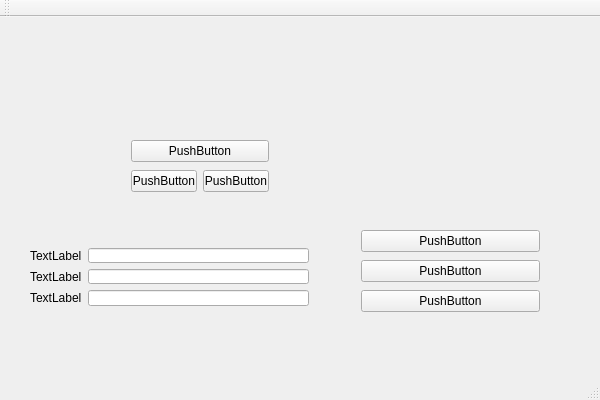
<?xml version="1.0" encoding="UTF-8"?>
<ui version="4.0">
 <class>QWidgetsClass</class>
 <widget class="QMainWindow" name="QWidgetsClass">
  <property name="geometry">
   <rect>
    <x>0</x>
    <y>0</y>
    <width>600</width>
    <height>400</height>
   </rect>
  </property>
  <property name="windowTitle">
   <string>QWidgets</string>
  </property>
  <widget class="QWidget" name="centralWidget">
   <widget class="QWidget" name="verticalLayoutWidget">
    <property name="geometry">
     <rect>
      <x>350</x>
      <y>200</y>
      <width>201</width>
      <height>111</height>
     </rect>
    </property>
    <layout class="QVBoxLayout" name="verticalLayout">
     <property name="sizeConstraint">
      <enum>QLayout::SetDefaultConstraint</enum>
     </property>
     <item>
      <widget class="QPushButton" name="pushButton">
       <property name="text">
        <string>PushButton</string>
       </property>
      </widget>
     </item>
     <item>
      <widget class="QPushButton" name="pushButton_2">
       <property name="text">
        <string>PushButton</string>
       </property>
      </widget>
     </item>
     <item>
      <widget class="QPushButton" name="pushButton_3">
       <property name="text">
        <string>PushButton</string>
       </property>
      </widget>
     </item>
    </layout>
   </widget>
   <widget class="QWidget" name="formLayoutWidget">
    <property name="geometry">
     <rect>
      <x>19</x>
      <y>220</y>
      <width>301</width>
      <height>80</height>
     </rect>
    </property>
    <layout class="QFormLayout" name="formLayout">
     <item row="0" column="1">
      <widget class="QLineEdit" name="lineEdit"/>
     </item>
     <item row="1" column="1">
      <widget class="QLineEdit" name="lineEdit_2"/>
     </item>
     <item row="2" column="1">
      <widget class="QLineEdit" name="lineEdit_3"/>
     </item>
     <item row="0" column="0">
      <widget class="QLabel" name="label">
       <property name="text">
        <string>TextLabel</string>
       </property>
      </widget>
     </item>
     <item row="1" column="0">
      <widget class="QLabel" name="label_2">
       <property name="text">
        <string>TextLabel</string>
       </property>
      </widget>
     </item>
     <item row="2" column="0">
      <widget class="QLabel" name="label_3">
       <property name="text">
        <string>TextLabel</string>
       </property>
      </widget>
     </item>
    </layout>
   </widget>
   <widget class="QWidget" name="gridLayoutWidget">
    <property name="geometry">
     <rect>
      <x>120</x>
      <y>110</y>
      <width>160</width>
      <height>80</height>
     </rect>
    </property>
    <layout class="QGridLayout" name="gridLayout">
     <item row="1" column="0">
      <widget class="QPushButton" name="pushButton_4">
       <property name="text">
        <string>PushButton</string>
       </property>
      </widget>
     </item>
     <item row="1" column="1">
      <widget class="QPushButton" name="pushButton_6">
       <property name="text">
        <string>PushButton</string>
       </property>
      </widget>
     </item>
     <item row="0" column="0" colspan="2">
      <widget class="QPushButton" name="pushButton_5">
       <property name="text">
        <string>PushButton</string>
       </property>
      </widget>
     </item>
    </layout>
   </widget>
  </widget>
  <widget class="QMenuBar" name="menuBar">
   <property name="geometry">
    <rect>
     <x>0</x>
     <y>0</y>
     <width>600</width>
     <height>21</height>
    </rect>
   </property>
  </widget>
  <widget class="QToolBar" name="mainToolBar">
   <attribute name="toolBarArea">
    <enum>TopToolBarArea</enum>
   </attribute>
   <attribute name="toolBarBreak">
    <bool>false</bool>
   </attribute>
  </widget>
  <widget class="QStatusBar" name="statusBar"/>
 </widget>
 <layoutdefault spacing="6" margin="11"/>
 <resources>
  <include location="qwidgets.qrc"/>
 </resources>
 <connections/>
</ui>
